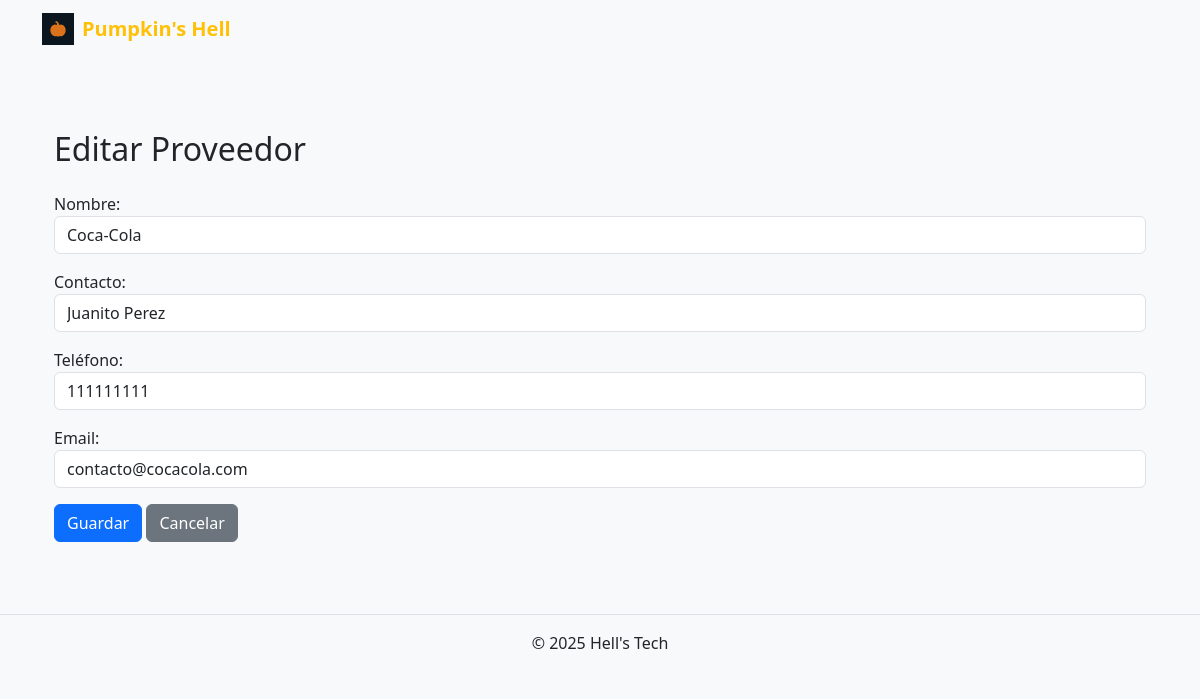
Page /bodega/proveedores/3/editar/ on the committed database.
### ventas/models.py (models this page shows, shortened)
class Proveedor(models.Model):
    nombre   = models.CharField(max_length=100, unique=True)
    contacto = models.CharField(max_length=100)
    telefono = models.CharField(max_length=20)
    email    = models.EmailField()

### ventas/views.py (the view)
# urls.py: path('bodega/proveedores/<int:pk>/editar/', ProveedorUpdateView.as_view(), name='proveedor_update'),
@method_decorator(never_cache, name='dispatch')
class ProveedorUpdateView(UpdateView):
    model = Proveedor
    form_class = ProveedorForm
    template_name = 'ventas/bodega/proveedor_form.html'
    success_url = reverse_lazy('proveedores_list')

### ventas/forms.py
class ProveedorForm(forms.ModelForm):
    contacto = forms.CharField(
        max_length=100,
        required=True,
        widget=forms.TextInput(attrs={'class': 'form-control'}),
        label="Contacto"
    )
    telefono = forms.CharField(
        max_length=20,
        required=True,
        validators=[RegexValidator(r'^\d+$', message='Solo se permiten números en el teléfono.')],
        widget=forms.TextInput(attrs={'class': 'form-control'}),
        label="Teléfono"
    )
    class Meta:
        model = Proveedor
        fields = ['nombre', 'contacto', 'telefono', 'email']
        widgets = {
            'nombre':   forms.TextInput(attrs={'class': 'form-control'}),
            'email':    forms.EmailInput(attrs={'class': 'form-control'}),
        }
        labels = {
            'nombre':   'Nombre',
            'contacto': 'Contacto',
            'telefono': 'Teléfono',
            'email':    'Email',
        }

### ventas/context_processors.py (called while the page is built)
def roles(request):
    ctx = {}
    user = request.user
    if user.is_authenticated:
        grupos = set(user.groups.values_list('name', flat=True))
        ctx['es_jefe']      = 'Jefe'      in grupos
        ctx['es_bodeguero'] = 'Bodeguero' in grupos
        ctx['es_cajero']    = 'Cajero'    in grupos
    return ctx

### ventas/templates/ventas/bodega/proveedor_form.html (shortened to what this page needs)
{% extends "base.html" %}
{% block content %}
<div class="container py-4">
  <h2 class="mb-4">{% if form.instance.pk %}Editar{% else %}Nuevo{% endif %} Proveedor</h2>
  <form method="post">
    {% for field in form %}
      <div class="mb-3">
        {{ field.label_tag }}
        {{ field }}
      </div>
    {% endfor %}
    <button type="submit" class="btn btn-primary">Guardar</button>
    <a href="{% url 'proveedores_list' %}" class="btn btn-secondary">Cancelar</a>
  </form>
</div>
{% endblock %}

### ventas/templates/base.html (style rules this page uses)
:root { --pos-orange: #ff8800; }

### rows in the picture
Proveedor: form "Coca-Cola" "Juanito Perez" "111111111" "contacto@cocacola.com"

### other values in the picture
{{ field.label_tag }} "Nombre:" "Contacto:" "Teléfono:" "Email:"
